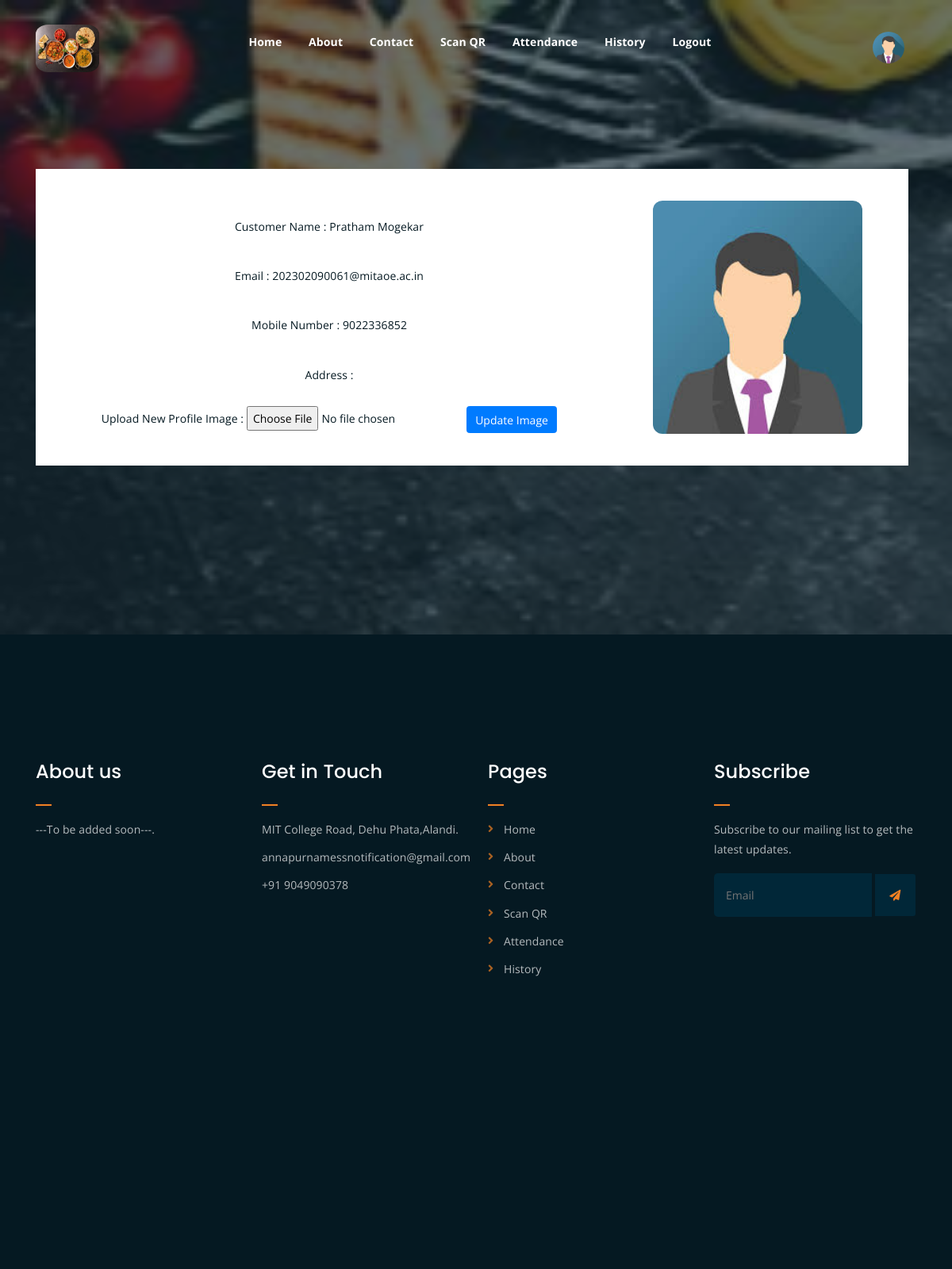
Page /user/uprofilepop.php (signed in) on the committed database.
### tables this page shows
CREATE TABLE `signupmess` (
  `id` int(11) NOT NULL,
  `messid` int(10) NOT NULL,
  `mess` varchar(50) NOT NULL,
  `mobile` varchar(11) NOT NULL,
  `email` varchar(50) NOT NULL,
  `email_password` varchar(255) NOT NULL,
  `password` varchar(100) NOT NULL,
  `address` varchar(50) NOT NULL,
  `city` varchar(50) NOT NULL,
  `state` varchar(50) NOT NULL,
  `pincode` int(11) NOT NULL,
  `date` date NOT NULL,
  `time` time NOT NULL,
  `description` varchar(255) NOT NULL,
  `image` varchar(50) NOT NULL,
  `logo` varchar(250) NOT NULL,
  `bg` varchar(250) NOT NULL,
  `monthly` int(11) NOT NULL,
  `coupon` int(11) NOT NULL,
  `monthly_onetime` int(11) NOT NULL,
  `coupon_onetime` int(11) NOT NULL,
  `Non_veg` varchar(10) NOT NULL,
  `about` varchar(2000) NOT NULL,
  `token` varchar(50) NOT NULL,
  `otp` int(11) NOT NULL,
  `status` varchar(50) NOT NULL,
  `hstatus` varchar(50) NOT NULL
);

CREATE TABLE `user` (
  `id` int(11) NOT NULL,
  `messid` int(11) NOT NULL,
  `userid` int(10) NOT NULL,
  `name` varchar(250) NOT NULL,
  `mobile` varchar(12) NOT NULL,
  `email` varchar(250) NOT NULL,
  `password` varchar(250) NOT NULL,
  `image` varchar(100) NOT NULL,
  `messtype` varchar(100) NOT NULL,
  `time` varchar(100) NOT NULL,
  `foodtype` varchar(200) NOT NULL,
  `address` varchar(250) NOT NULL,
  `joining_date` varchar(100) NOT NULL,
  `start_date` varchar(100) NOT NULL,
  `end_date` varchar(100) NOT NULL,
  `point` int(11) NOT NULL,
  `payment` int(11) NOT NULL,
  `paid` int(11) NOT NULL,
  `payment_status` varchar(100) NOT NULL,
  `token` varchar(250) NOT NULL,
  `mstatus` varchar(100) NOT NULL,
  `status` varchar(100) NOT NULL
);

### user/usession.php (called while the page is built, shortened)
  <?php
include'database/dbcon.php';
$userid=$_SESSION['userid'];
$messid=$_SESSION['messid'];
$emailquery =" select * from user where userid ='$userid' ";
$query = mysqli_query($con, $emailquery);
$emailcount = mysqli_num_rows($query);
if($emailcount)
{
$userdata = mysqli_fetch_assoc($query);
$name = $userdata['name'];
$mobile = $userdata['mobile'];
$email = $userdata['email'];
$image = $userdata['image'];
}
$emailquery =" select * from signupmess where messid ='$messid' ";
$query = mysqli_query($con, $emailquery);
$emailcount = mysqli_num_rows($query);
if($emailcount)
{
$userdata = mysqli_fetch_assoc($query);
$messimage = $userdata['image'];
$messemail = $userdata['email'];
$messaddress = $userdata['address'];
$messabout = $userdata['about'];
$messmobile = $userdata['mobile'];
}
?>

### user/uprofilepop.php (the view, shortened to what this page needs)
<?php include'uheader.php'?>
<div class="hero-area hero-bg">
    <div class="container">
        <div class="row">
            <div class="col-lg-12 offset-lg-0 text-center">
                <div class="hero-text">
                    <div class="hero-text-tablecell">
                        <div class="container1">
                            <div class="row" style="padding:5px;">
                                <div class="col-sm-8" style="padding:15px;">
                                    <div class="row" style="padding:5px;">
                                        <div class="col-sm-12" style="padding:15px;">
                                            <label for="inputEmail4">Customer Name :
                                                <?php echo $name;?></label>
                                        </div>
                                        <div class="col-sm-12" style="padding:15px;">
                                            <label for="inputEmail4">Email : <?php echo $email;?></label>
                                        </div>
                                        <div class="col-sm-12" style="padding:15px;">
                                            <label for="inputEmail4">Mobile Number :
                                                <?php echo $mobile;?></label>
                                        </div>
                                        <div class="col-sm-12" style="padding:15px;">
                                            <label for="inputEmail4">Address :
                                                <?php echo $address;?></label>
                                        </div>
                                    </div>
                                    <form action="" method="POST" enctype="multipart/form-data">
                                        <label for="inputAddress">Upload New Profile Image :</label>
                                        <input type="file" name="proof">
                                        <button class="btn btn-primary" type="submit" name="changeinfo">Update
                                            Image</button>
                                    </form>
                                </div>
                                <div class="col-sm-4" style="padding:15px;">
                                    <img alt="ecommerce" src="<?php echo $image;?>"
                                        style="width:80%;height:100%;border-radius:12px;">
                                </div>
                            </div>
                        </div>
                    </div>
                </div>
            </div>
        </div>
    </div>
    <?php include 'ufooter.php'?>

### user/uheader.php (shortened to what this page needs)
<?php include'usession.php'?>
<!DOCTYPE html>
<html lang="en">
<head>
	<link rel="stylesheet" href="assets/css/all.min.css">
	<link rel="stylesheet" href="assets/bootstrap/css/bootstrap.min.css">
	<link rel="stylesheet" href="assets/css/owl.carousel.css">
	<link rel="stylesheet" href="assets/css/magnific-popup.css">
	<link rel="stylesheet" href="assets/css/animate.css">
	<link rel="stylesheet" href="assets/css/meanmenu.min.css">
	<link rel="stylesheet" href="assets/css/main.css">
	<link rel="stylesheet" href="assets/css/responsive.css">
</head>
<body>
	<div class="top-header-area" id="sticker">
		<div class="container">
			<div class="row">
				<div class="col-lg-12 col-sm-12 text-center">
					<div class="main-menu-wrap">
						<div class="site-logo">
							<a href="uindex.php">
								<img src="<?php echo $messimage?>" alt="" style="width:80px;height:60px; border-radius: 20%;">
							</a>
						</div>
						<nav class="main-menu">
							<ul>
								<li><a href="uindex.php" class="current-list-item">Home</a></li>
								<li><a href="uabout.php">About</a></li>
								<li><a href="ucontact.php">Contact</a></li>
								<li><a href="uscan.php">Scan QR</a></li>
								<li><a href="uattendane.php">Attendance</a></li>
								<li><a href="uhistory.php">History</a></li>
                                <li><a href="ulogout.php">Logout</a></li>
								<li>
									<div class="header-icons">
                                        <a href='uprofilepop.php?userid=<?php echo $userid?>'><img src="<?php echo $image;?>" alt="" style="width:40px;height:40px; border-radius: 50%;"></a>
									</div>
								</li>
							</ul>
						</nav>
					</div>
				</div>
			</div>
		</div>
	</div>

### user/ufooter.php (shortened to what this page needs)
<div class="footer-area">
		<div class="container">
			<div class="row">
				<div class="col-lg-3 col-md-6">
					<div class="footer-box about-widget">
						<h2 class="widget-title">About us</h2>
						<p><?php echo $messabout?>.</p>
					</div>
				</div>
				<div class="col-lg-3 col-md-6">
					<div class="footer-box get-in-touch">
						<h2 class="widget-title">Get in Touch</h2>
						<ul>
							<li><?php echo $messaddress?>.</li>
							<li><?php echo $messemail?></li>
							<li>+91 <?php echo $messmobile?></li>
						</ul>
					</div>
				</div>
				<div class="col-lg-3 col-md-6">
					<div class="footer-box pages">
						<h2 class="widget-title">Pages</h2>
						<ul>
						<li><a href="uindex.php" class="current-list-item">Home</a></li>
								<li><a href="uabout.php">About</a></li>
								<li><a href="ucontact.php">Contact</a></li>
								<li><a href="uscan.php">Scan QR</a></li>
								<li><a href="uattendane.php">Attendance</a></li>
								<li><a href="uhistory.php">History</a></li>
						</ul>
					</div>
				</div>
				<div class="col-lg-3 col-md-6">
					<div class="footer-box subscribe">
						<h2 class="widget-title">Subscribe</h2>
						<p>Subscribe to our mailing list to get the latest updates.</p>
						<form action="index.html">
							<input type="email" placeholder="Email">
							<button type="submit"><i class="fas fa-paper-plane"></i></button>
						</form>
					</div>
				</div>
			</div>
		</div>
	</div>

### user/assets/css/main.css (style rules this page uses)
html { font-size: 14px; font-weight: 400; line-height: 28px; height: 100%; }
body { font-family: "Open Sans", sans-serif; font-weight: 400; font-size: 1rem; letter-spacing: 0.1px; line-height: 1.8; color: #051922; overflow-x: hidden; }
body img { max-width: 100%; }
a { cursor: pointer; text-decoration: none; -webkit-transition: all 0.2s ease-in-out; -o-transition: all 0.2s ease-in-out; transition: all 0.2s ease-in-out; }
h1, .h1, h2, .h2, h3, .h3, h4, .h4, h5, .h5, h6, .h6 { font-family: "Poppins", sans-serif; font-weight: 700; margin: 0 0 1.25rem 0; color: #051922; }
h2, .h2 { font-size: 3rem; font-weight: 700; line-height: 3.25rem; }
p { font-family: "Open Sans", sans-serif; font-weight: 400; font-size: 1rem; letter-spacing: 0.1px; line-height: 1.8; color: #051922; margin: 0 0 1.25rem 0; }
p:last-child { margin: 0; }
.top-header-area { position: absolute; z-index: 999; width: 100%; padding: 25px 0; }
nav.main-menu ul { margin: 0; padding: 0; list-style: none; }
nav.main-menu ul li { display: inline-block; }
nav.main-menu ul li a { color: #fff; font-weight: 700; display: block; padding: 15px; }
nav.main-menu ul > li { position: relative; }
nav.main-menu ul li:last-child a { display: inline-block; }
nav.main-menu > ul li:last-child { float: right; }
.site-logo { float: left; max-width: 150px; }
.main-menu-wrap { position: relative; }
.header-icons a { color: #fff; display: inline-block; padding: 10px; }
.site-logo { padding: 6px 0; }
nav.main-menu li a { -webkit-transition: 0.3s; -o-transition: 0.3s; transition: 0.3s; }
.top-header-area .header-icons a { -webkit-transition: 0.3s; -o-transition: 0.3s; transition: 0.3s; }
.top-header-area { -webkit-transition: 0.3s; -o-transition: 0.3s; transition: 0.3s; }
.footer-area { background-color: #051922; color: #fff; padding: 150px 0; }
h2.widget-title { font-size: 24px; font-weight: 500; position: relative; padding-bottom: 20px; color: #fff; }
h2.widget-title:after { position: absolute; left: 0; bottom: 0; width: 20px; height: 2px; background-color: #F28123; content: ""; }
.footer-box p { color: #fff; opacity: 0.7; line-height: 1.8; }
.footer-box ul { margin: 0; padding: 0; list-style: none; }
.footer-box ul li { opacity: 0.7; margin-bottom: 10px; line-height: 1.8; }
.footer-box ul li:last-child { margin-bottom: 0; }
.footer-box.subscribe form input[type=email] { border: none; background-color: #012738; width: 78%; padding: 15px; border-top-left-radius: 5px; border-bottom-left-radius: 5px; color: #fff; }
.footer-box.subscribe form button { width: 20%; border: none; background-color: #012738; color: #F28123; padding: 14px 0; border-top-right-radius: 3px; border-bottom-right-radius: 3px; cursor: pointer; }
.footer-box ul li a { color: #fff; }
.footer-box.pages ul li { position: relative; padding-left: 20px; }
.footer-box.pages ul li:before { position: absolute; left: 0; top: 0; content: "\f105"; font-family: "Font Awesome 5 Free"; font-weight: 900; color: #F28123; }
.footer-box.pages ul li a { -webkit-transition: 0.3s; -o-transition: 0.3s; transition: 0.3s; }
.footer-box.subscribe form button { -webkit-transition: 0.3s; -o-transition: 0.3s; transition: 0.3s; }
.hero-text { display: table; height: 100%; }
.hero-text-tablecell { display: table-cell; }
.hero-area { height: 100%; position: relative; z-index: 1; }
html, body { height: 100%; }
.hero-area:after { position: absolute; left: 0; top: 0; width: 100%; height: 100%; content: ""; background-color: #07212e; z-index: -1; opacity: 0.6; }
.hero-area div { height: 100%; }
.hero-area div.hero-text { height: 100%; width: 100%; }
.hero-area div.hero-text-tablecell { height: auto; vertical-align: middle; }
.hero-area div.hero-text-tablecell div { height: auto; vertical-align: middle; }

### rows in the picture
signupmess: image (picture), about "---To be added soon---", address "MIT College Road, Dehu Phata,Alandi", email "annapurnamessnotification@gmail.com", mobile "9049090378"
user: image (placeholder picture), name "Pratham Mogekar", email "202302090061@mitaoe.ac.in", mobile "9022336852"
